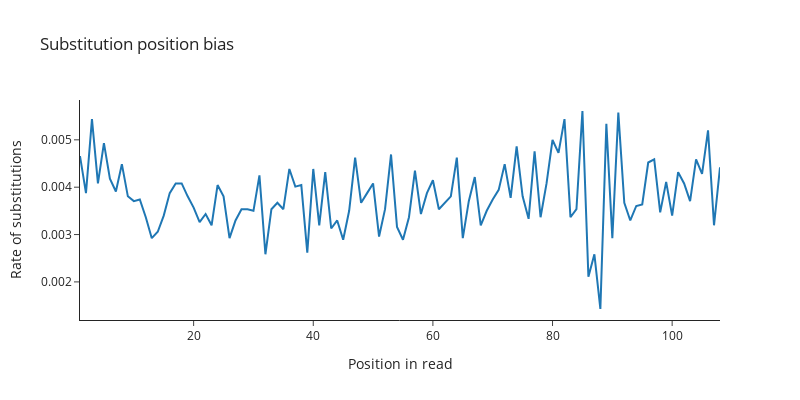

The cell this chart's notebook holds for it:
### Markdown cell above
### for substitutions

### Code cell
bias = open(f'{path}/{analysis_type}/subposition_fw.txt', 'r').readline().split(',')
bias = [float(bias) for bias in bias if bias]

px.line(
    x=list(range(1, len(bias) + 1)),
    y=bias,
    labels={'x': 'Position in read', 'y': 'Rate of substitutions'},
    title='Substitution position bias',
    template='simple_white',
    width=800,
    height=400,
    range_y=[0, None],
)
